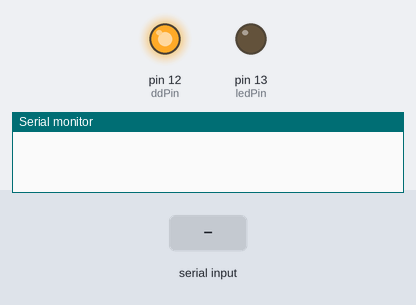
This sketch was run on a simulated Arduino Uno, built with avr-gcc and run on an emulated ATmega328P. Shown: output pins drawn as LEDs (lit = HIGH), the last lines printed to the serial monitor. The inputs (shaded band) are chosen by the test bench.

Above: at 3.4 s.
3.5 s: "1" received over Serial
At 4.7 s:
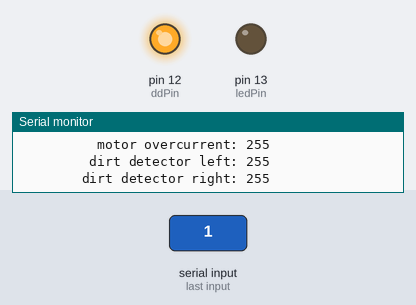
5.1 s: "2" received over Serial
At 5.9 s:
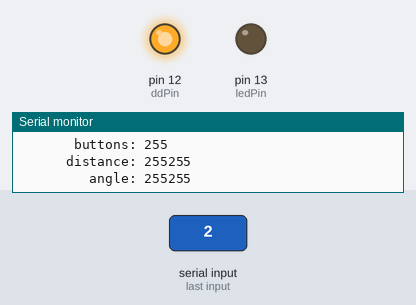
6.7 s: "3" received over Serial
At 7.1 s:
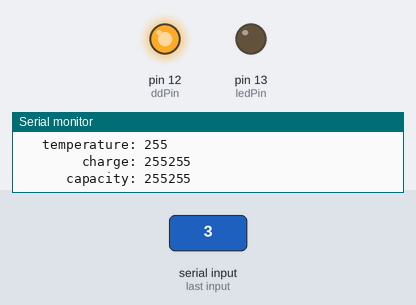
Timing chart, 0 to 9.7 s (numbered marks = the images above; inputs shaded):
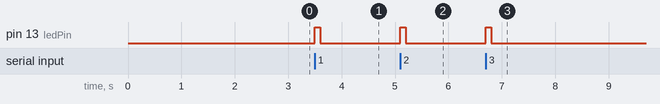

Measured:
- after the input at 3.5 s, pin 13 (ledPin): LOW → HIGH at once, → LOW 0.10 s later
- after the input at 5.1 s, pin 13 (ledPin): LOW → HIGH at once, → LOW 0.10 s later
- after the input at 6.7 s, pin 13 (ledPin): LOW → HIGH at once, → LOW 0.10 s later

The sketch:

diagnostic_test.ino
```cpp
// Roomba Test 2
/* diagnotic test of roomba
*
*  reads the sensors and displays the results to the computer.
*  user chooses the package (0 not available).
*
*  similar to test except adding a new softserial so I may
*  talk to the computer and the roomba at the same time.
*  This is important for testing.
*/

#include <SoftwareSerial.h>

// note that the roomba pins are opposite
int rxPin = 10;  // tx for roomba
int txPin = 11;  // rx for roomba
int ddPin = 12;
int ledPin = 13;

SoftwareSerial rooSerial(rxPin, txPin);

int inByte = 0;
byte sensorBytes[10] = {-1,-1,-1,-1, -1,-1,-1,-1, -1,-1};
int binaryOut[8] = {0,0,0,0, 0,0,0,0};    // number in binary

// roomba commands:
const int START = 128;
const int CONTROL = 130;
const int POWER = 133;

const int LEDS = 139;
const int SENSORS = 142;

const int LEFT = 1;
const int LEFTFRONT = 2;
const int RIGHTFRONT = 3;
const int RIGHT = 4;


void setup() {
  Serial.begin(9600);
  rooSerial.begin(57600);
  pinMode(ddPin, OUTPUT);
  pinMode(ledPin, OUTPUT);

  digitalWrite(ddPin, LOW);
  delay(100);
  digitalWrite(ddPin, HIGH);
  delay(2000);

  rooSerial.write(START);
  delay(50);
  rooSerial.write(CONTROL);
  delay(50);

}

void loop() {
  if (Serial.available() > 0) {
    inByte = Serial.read();

// user must type 1,2, or 3 to read the sensor (designates package)
// not available to read entire package (0);
    if (inByte == '1') {
      digitalWrite(ledPin, HIGH);
      reset();
      updateSensors(1);
      digitalWrite(ledPin, LOW);
      pack1Print();
    }

    if (inByte == '2') {
      digitalWrite(ledPin, HIGH);
      reset();
      updateSensors(2);
      digitalWrite(ledPin, LOW);
      pack2Print();
    }

    if (inByte == '3') {
      digitalWrite(ledPin, HIGH);
      reset();
      updateSensors(3);
      digitalWrite(ledPin, LOW);
      pack3Print();
    }

  }
}

// reset the variable sensorBytes to -1 before running any update
void reset() {
  for (int i=0; i<10; i++) {
    sensorBytes[i] = -1;
  }
}

// store sensor values in array sensorBytes
// sensor packages: 0=all
//                  1=10bytes (bump/wheeldrop, wall, cliffs(L,LF, RF, R), virt wall, motor I, dirt(L,R))
//                  2=6 bytes (remote, buttons, distance, angle)
//                  3=10bytes (charge status, voltage, current, temp, charge, capacity)
void updateSensors(int package) {
  rooSerial.write(SENSORS);
  rooSerial.write(package);      // choose which sensor package
  delay(100);

  int counter = 0;
  while(rooSerial.available()) {
    byte in = rooSerial.read();
    if (in == -1) { // error
    // blink the led to show error
      for (int i=0; i<5; i++) {
        digitalWrite(ledPin, HIGH);
        delay(250);
        digitalWrite(ledPin, LOW);
        delay(250);
      }
    }
    sensorBytes[counter++] = in;
  }
}


void pack1Print() {
  Serial.print("wheeldrop(C,L,R) bumps(L,R): ");
//  Serial.print(sensorBytes[0], BIN);
  toBinary(sensorBytes[0]);
  printBinaryOut(5);

  Serial.println();
  Serial.print("                       wall: ");
  Serial.println(sensorBytes[1]);
  Serial.print("                 cliff left: ");
  Serial.println(sensorBytes[2]);
  Serial.print("           cliff front left: ");
  Serial.println(sensorBytes[3]);
  Serial.print("          cliff front right: ");
  Serial.println(sensorBytes[4]);
  Serial.print("                cliff right: ");
  Serial.println(sensorBytes[5]);
  Serial.print("               virtual wall: ");
  Serial.println(sensorBytes[6]);
  Serial.print("          motor overcurrent: ");
  Serial.println(sensorBytes[7]);
  Serial.print("         dirt detector left: ");
  Serial.println(sensorBytes[8]);
  Serial.print("        dirt detector right: ");
  Serial.println(sensorBytes[9]);
  Serial.println();
}

void pack2Print() {
  Serial.print("remote command: ");
  Serial.println(sensorBytes[0]);
  Serial.print("       buttons: ");
  Serial.println(sensorBytes[1]);
  Serial.print("      distance: ");
  Serial.print(sensorBytes[2]);
  Serial.println(sensorBytes[3]);
  Serial.print("         angle: ");
  Serial.print(sensorBytes[4]);
  Serial.println(sensorBytes[5]);
  Serial.println();
}

void pack3Print() {
  Serial.print("charging state: ");
  Serial.println(sensorBytes[0]);
  Serial.print("       voltage: ");
  Serial.print(sensorBytes[1]);
  Serial.println(sensorBytes[2]);
  Serial.print("       current: ");
  Serial.print(sensorBytes[3]);
  Serial.println(sensorBytes[4]);
  Serial.print("   temperature: ");
  Serial.println(sensorBytes[5]);
  Serial.print("        charge: ");
  Serial.print(sensorBytes[6]);
  Serial.println(sensorBytes[7]);
  Serial.print("      capacity: ");
  Serial.print(sensorBytes[8]);
  Serial.println(sensorBytes[9]);
  Serial.println();
}

void toBinary(byte number) {
  for (int i=7; i>0; i--) {
    binaryOut[i] = 1 & number; // saves in reverse order (easy for printing)
    number >>= 1;
  }
}

void printBinaryOut(int number) {
  for (int i=(8-number); i<8; i++) {
    Serial.print(binaryOut[i]);
  }
}
```
